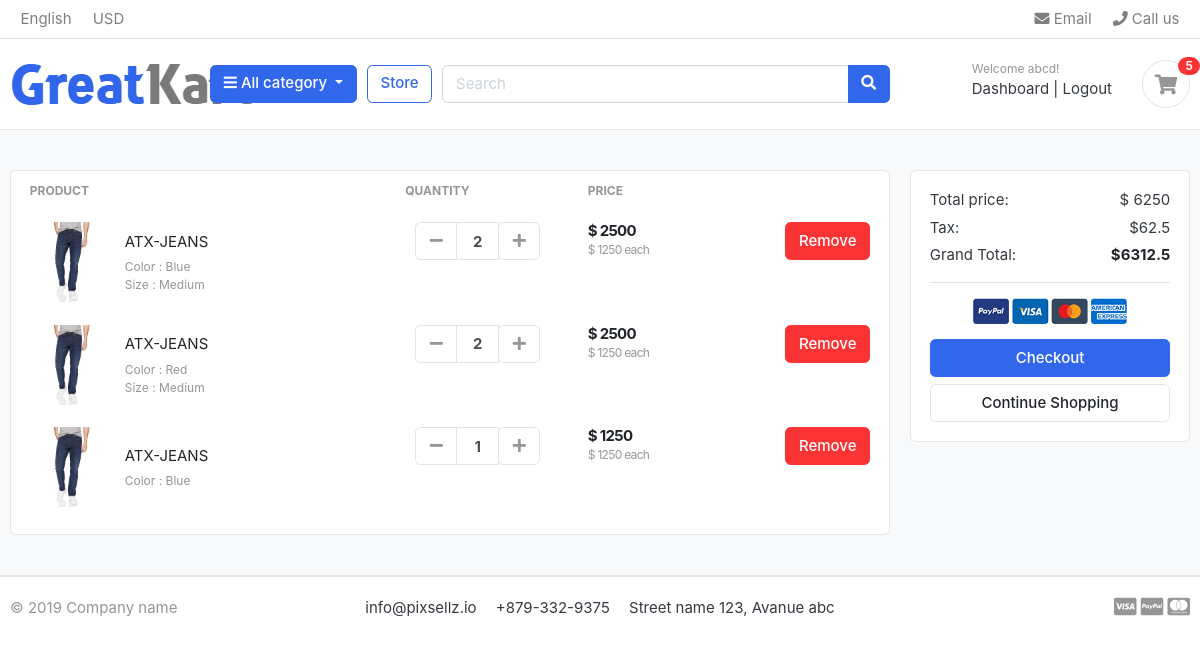
Page /cart/ (signed in) on the earlier database version.
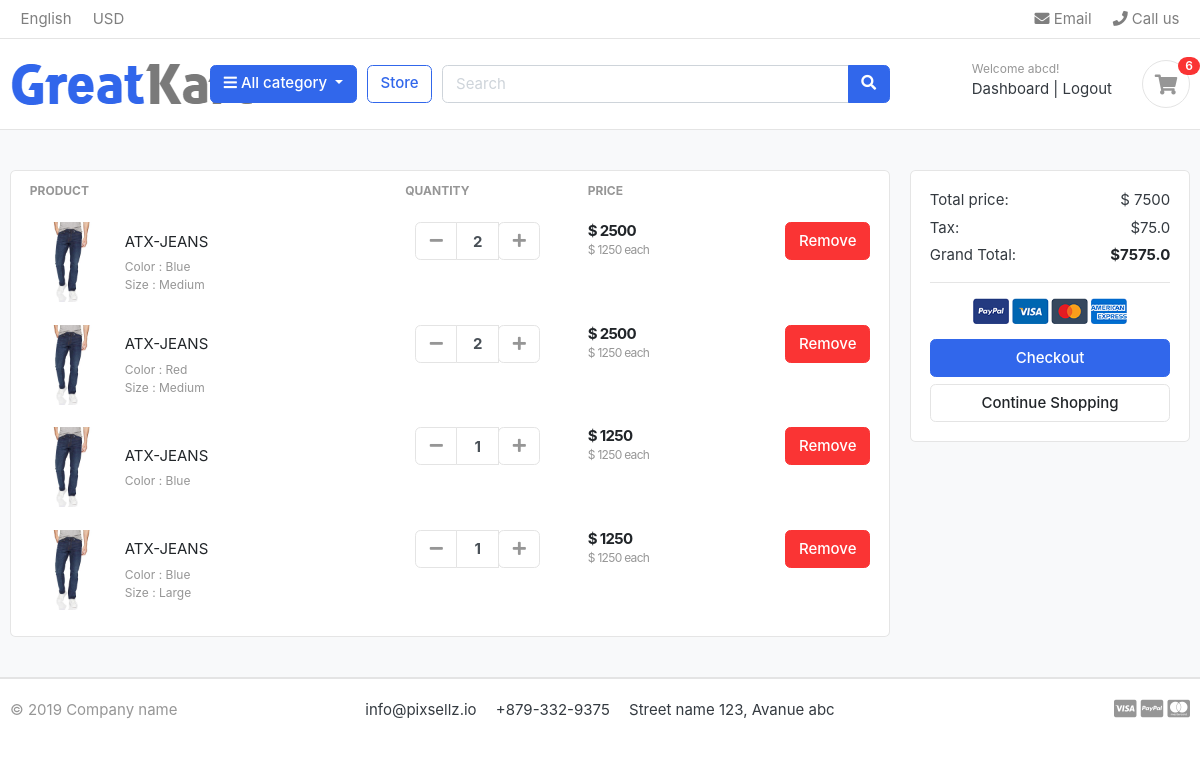
Same page on the later database version.
### carts/models.py (models this page shows, shortened)
class CartItem(models.Model):
    user = models.ForeignKey(Account, on_delete=models.CASCADE, null = True)
    product = models.ForeignKey(Product, on_delete=models.CASCADE)
    variations = models.ManyToManyField(Variation, blank=True)
    cart = models.ForeignKey(Cart, on_delete=models.CASCADE, null= True)
    quantity = models.IntegerField(default=1)
    is_active = models.BooleanField(default=True)
    def sub_total(self):
        return self.product.price * self.quantity

### store/models.py (models this page shows, shortened)
class Product(models.Model):
    product_name = models.CharField(max_length=200,  unique=True)
    slug = models.SlugField(max_length=200, unique = True)
    description = models.TextField(max_length = 500, blank = True)
    price = models.IntegerField()
    images = models.ImageField(upload_to = 'photos/products')
    stock = models.IntegerField()
    is_available = models.BooleanField(default= True)
    category = models.ForeignKey(Category, on_delete= models.CASCADE)
    created_date = models.DateTimeField(auto_now_add=  True)
    modified_date  = models.DateTimeField(auto_now= True)
    def get_url(self):
        return reverse('product_detail', args=[
            self.category.slug, self.slug
        ])

class Variation(models.Model):
    product = models.ForeignKey(Product, on_delete= models.CASCADE)
    variation_category = models.CharField(max_length=100, choices=variation_category_choice)
    variation_value = models.CharField(max_length=100)
    is_active = models.BooleanField(default=True)
    created_date = models.TimeField(auto_now = True)
    objects = VariationManager()

### carts/views.py (the view)
# urls.py: path('', views.cart, name = 'cart'),
def cart(request, total=0, quantity=0, cart_items=None):
    try:
        if request.user.is_authenticated:
            cart_items = CartItem.objects.filter(user=request.user)
        else:
            cart = Cart.objects.get(cart_id = _cart_id(request))
            cart_items = CartItem.objects.filter(cart=cart, is_active=True)
        for cart_item in cart_items:
            total += (cart_item.product.price* cart_item.quantity)
            quantity += cart_item.quantity
        tax = (1 * total)/100
        grand_total = total + tax
    except ObjectDoesNotExist:
        pass
    context = {
        'total' : total,
        'quantity': quantity,
        'cart_items': cart_items,
        'tax': tax,
        'grand_total': grand_total,
    }
    return render(request, 'store/cart.html', context)

### carts/context_processors.py (called while the page is built)
def counter(request):
    cart_count = 0
    if 'admin' in request.path:
        return {
        }
    else:
        try:
            cart = Cart.objects.filter(cart_id = _cart_id(request))
            if request.user.is_authenticated:
                cart_items=CartItem.objects.all().filter(user=request.user)
            else:
                cart_items = CartItem.objects.all().filter(cart=cart[:1])
            for cart_item in cart_items:
                cart_count += cart_item.quantity
        except Cart.DoesNotExist:
            cart_count = 0
    return dict(cart_count = cart_count)

### carts/views.py (called while the page is built)
def _cart_id(request):
    cart = request.session.session_key   #get session key
    if not cart:
        cart = request.session.create()   #make new session key
    return cart

### category/context_processors.py (called while the page is built)
def menu_links(request):
    links = Category.objects.all()
    return dict(links=links)

### category/models.py (called while the page is built)
    def get_url(self):
        return reverse('products_by_category', args=[self.slug])

### templates/store/cart.html (shortened to what this page needs)
{% extends 'base.html' %}
{% load static %}
{% block content %}
<section class="section-content padding-y bg">
<div class="container">
{% if not cart_items %}
<h2 class="text-center"> Your Shopping cart is empty</h2>
<br>
<div class="text-center">
	<a href = "{% url 'store' %}" class="btn btn-primary">Continue Shopping</a>
</div>
{% else %}
<div class="row">
	<aside class="col-lg-9">
<div class="card">
<table class="table table-borderless table-shopping-cart">
<thead class="text-muted">
<tr class="small text-uppercase">
  <th scope="col">Product</th>
  <th scope="col" width="120">Quantity</th>
  <th scope="col" width="120">Price</th>
  <th scope="col" class="text-right" width="200"> </th>
</tr>
</thead>
<tbody>
{% for cart_item in cart_items %}
<tr>
	<td>
		<figure class="itemside align-items-center">
			<div class="aside"><img src="{{ cart_item.product.images.url }}" class="img-sm"></div>
			<figcaption class="info">
				<a href="{{ cart_item.product.get_url }}" class="title text-dark">{{ cart_item.product.product_name }}</a>
				<p class="text-muted small">
					{% if cart_item.variations.all %}
					{% for item in cart_item.variations.all %}
					{{ item.variation_category |capfirst }} : {{ item.variation_value | capfirst}}
					<br>
					{% endfor %}
					{% endif %}
				</p>
			</figcaption>
		</figure>
	</td>
	<td>
					<div class="col">
						<div class="input-group input-spinner">
							<div class="input-group-prepend">
							<a href = "{% url 'remove_cart' cart_item.product.id cart_item.id %}" class="btn btn-light" type="button" id="button-plus"> <i class="fa fa-minus"></i> </a>
							</div>
							<input type="text" class="form-control"  value="{{cart_item.quantity}}">
							<div class="input-group-append">
								<form action = "{% url 'add_cart' cart_item.product.id %}" method = "POST">
									<button class="btn btn-light" type="submit" id="button-minus"> <i class="fa fa-plus"></i> </button>
								</form>
							</div>
						</div>
					</div>
	</td>
	<td>
		<div class="price-wrap">
			<var class="price">$ {{cart_item.sub_total}}</var>
			<small class="text-muted"> $ {{cart_item.product.price }} each </small>
		</div>
	</td>
	<td class="text-right">
	<a href="{% url 'remove_cart_item' cart_item.product_id cart_item.id %}" onclick="return confirm('Are you sure you want to delete this item')" class="btn btn-danger"> Remove</a>
	</td>
</tr>
{% endfor %}
</tbody>
</table>
</div>
	</aside>
	<aside class="col-lg-3">
		<div class="card">
		<div class="card-body">
			<dl class="dlist-align">
			  <dt>Total price:</dt>
			  <dd class="text-right">$ {{total}}</dd>
			</dl>
			<dl class="dlist-align">
			  <dt>Tax:</dt>
			  <dd class="text-right"> ${{tax}}</dd>
			</dl>
			<dl class="dlist-align">
			  <dt>Grand Total:</dt>
			  <dd class="text-right text-dark b"><strong>${{grand_total}}</strong></dd>
			</dl>
			<hr>
			<p class="text-center mb-3">
				<img src="{% static './images/misc/payments.png'%}" height="26">
			</p>
			<a href="{% url 'checkout' %}" class="btn btn-primary btn-block"> Checkout </a>
			<a href="{% url 'store' %}" class="btn btn-light btn-block">Continue Shopping</a>
		</div>
		</div>
</aside>
</div>
{% endif %}
</div>
</section>
{% endblock %}

### templates/includes/navbar.html (shortened to what this page needs)
{% load static %}
<header class="section-header">
    <nav class="navbar p-md-0 navbar-expand-sm navbar-light border-bottom">
    <div class="container">
      <div class="collapse navbar-collapse" id="navbarTop4">
        <ul class="navbar-nav mr-auto">
            <li class="nav-item dropdown">
                 <a href="#" class="nav-link">   English </a>
            </li>
            <li class="nav-item dropdown">
                <a href="#" class="nav-link"> USD </a>
            </li>
        </ul>
        <ul class="navbar-nav">
            <li><a href="#" class="nav-link"> <i class="fa fa-envelope"></i> Email </a></li>
            <li><a href="#" class="nav-link"> <i class="fa fa-phone"></i> Call us </a></li>
        </ul>
      </div>
    </div>
    </nav>
    <section class="header-main border-bottom">
        <div class="container">
    <div class="row align-items-center">
        <div class="col-lg-2 col-md-3 col-6">
            <a href="{% url 'home' %}" class="brand-wrap">
                <img class="{% static 'images/logo.png' %}" src="{% static 'images/logo.png' %}">
            </a>
        </div>
        <div class="col-lg col-sm col-md col-6 flex-grow-0">
            <div class="category-wrap dropdown d-inline-block float-right">
                <button type="button" class="btn btn-primary dropdown-toggle" data-toggle="dropdown">
                    <i class="fa fa-bars"></i> All category
                </button>
            </div>
        </div>
        <a href="{% url 'store' %}" class="btn btn-outline-primary">Store</a>
        <div class="col-lg  col-md-6 col-sm-12 col">
            <form action="{% url 'search' %}" class="search" method="GET">
                <div class="input-group w-100">
                    <input type="text" class="form-control" style="width:60%;" placeholder="Search" name="keyword">
                    <div class="input-group-append">
                      <button class="btn btn-primary" type="submit">
                        <i class="fa fa-search"></i>
                      </button>
                    </div>
                </div>
            </form>
        </div>
        <div class="col-lg-3 col-sm-6 col-8 order-2 order-lg-3">
                    <div class="d-flex justify-content-end mb-3 mb-lg-0">
                        {% if user.id is  None%}
                        <div class="widget-header">
                            <small class="title text-muted">Welcome guest!</small>
                            <div>
                                <a href="{% url 'login' %}">Sign in</a> <span class="dark-transp"> | </span>
                                <a href="{% url 'register' %}"> Register</a>
                            </div>
                        </div>
                        {% else %}
                        <div class="widget-header">
                        <small class="title text-muted">Welcome {{ user.first_name }}!</small>
                        <div>
                            <a href="{% url 'dashboard' %}">Dashboard</a> <span class="dark-transp"> | </span>
                            <a href="{% url 'logout' %}"> Logout</a>
                        </div>
                    </div>
                        {% endif %}
                        <a href="{% url 'cart' %}" class="widget-header pl-3 ml-3">
                            <div class="icon icon-sm rounded-circle border"><i class="fa fa-shopping-cart"></i></div>
                            <span class="badge badge-pill badge-danger notify">{{cart_count}}</span>
                        </a>
                    </div>
                </div>
    </div>
        </div>
    </section>
    </header>

Differences in the rows shown:
added CartItem: product.images (picture), product.product_name "ATX-JEANS", quantity "1", sub_total "1250", product.price "1250", Variation (variation_category "Color", variation_value "Blue")
now on this page (row unchanged): Variation: variation_category "Size", variation_value "Large", shown under "ATX-JEANS"
Other differences:
{{ cart_count }}: "5" → "6"
{{ total }}: "6250" → "7500"
{{ tax }}: "62.5" → "75.0"
{{ grand_total }}: "6312.5" → "7575.0"
